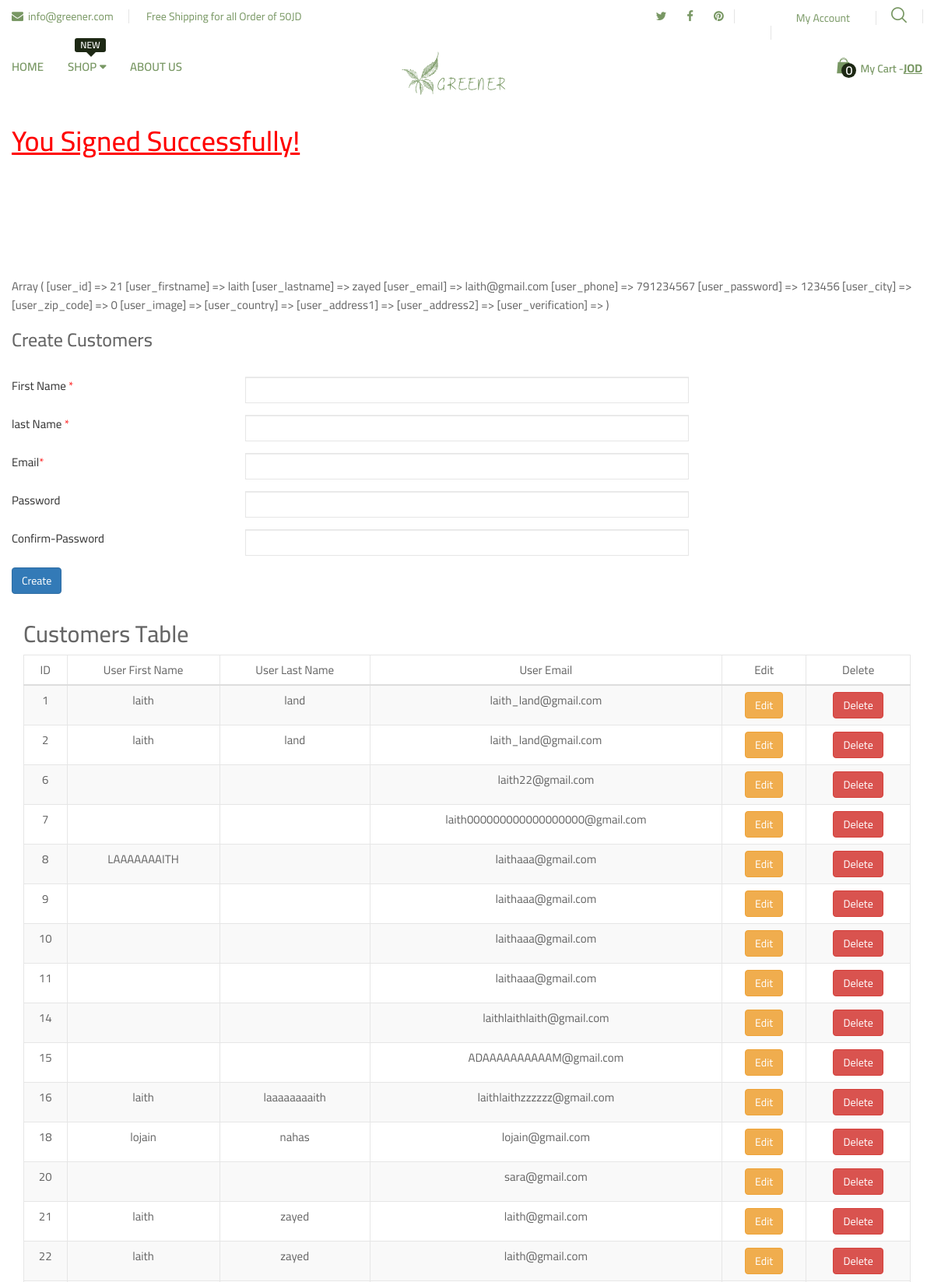
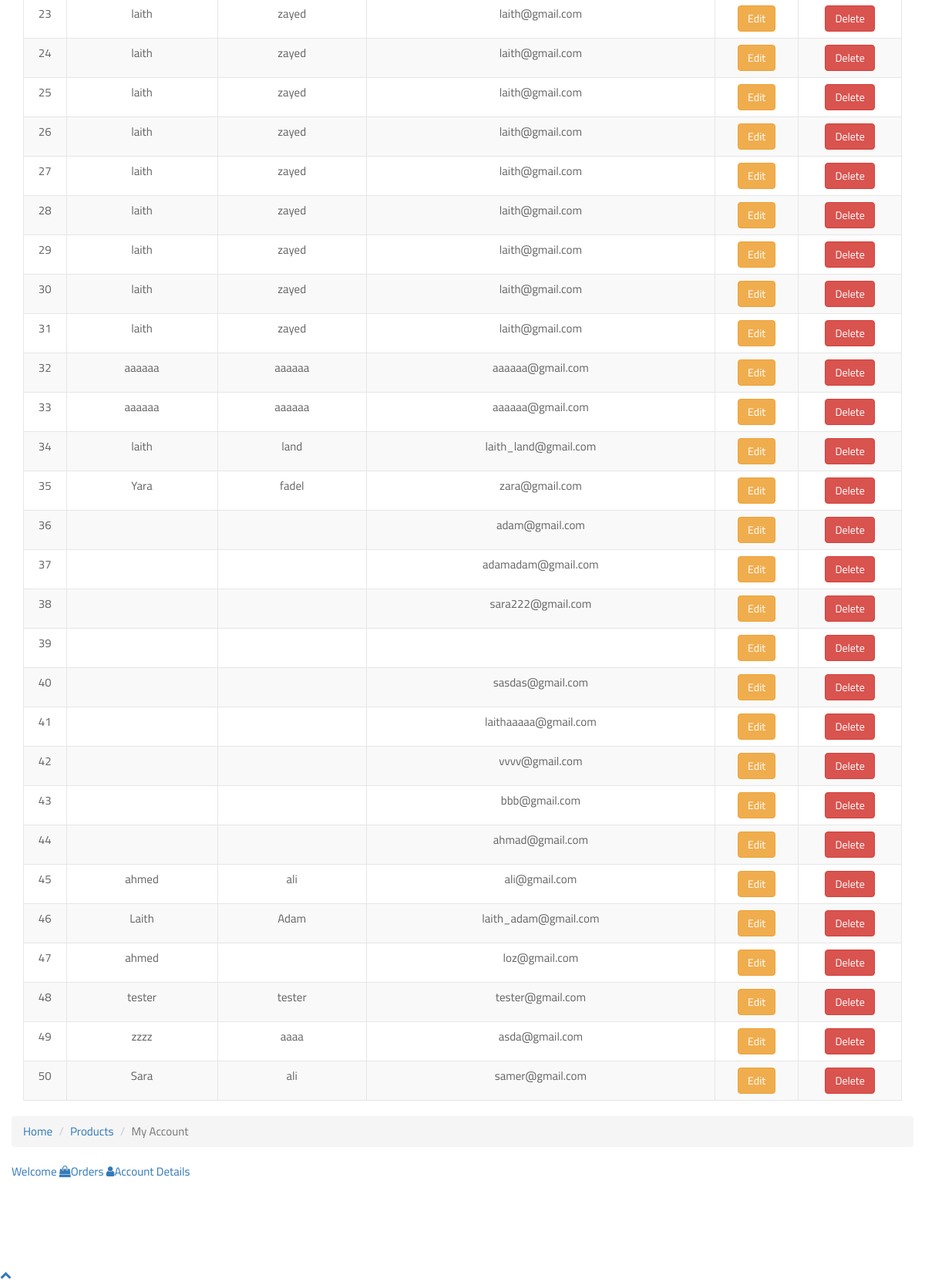
/welcome_user.php (signed in, upper part), run on the app's committed database (2 pictures, top to bottom).
### tables this page shows
CREATE TABLE `users` (
  `user_id` int(10) NOT NULL,
  `user_firstname` varchar(100) NOT NULL,
  `user_lastname` varchar(100) NOT NULL,
  `user_email` varchar(100) NOT NULL,
  `user_phone` int(100) NOT NULL,
  `user_password` varchar(100) NOT NULL,
  `user_city` varchar(100) NOT NULL,
  `user_zip_code` int(10) NOT NULL,
  `user_image` text NOT NULL,
  `user_country` varchar(100) NOT NULL,
  `user_address1` varchar(100) NOT NULL,
  `user_address2` varchar(100) NOT NULL,
  `user_verification` varchar(1000) NOT NULL
);

### welcome_user.php (the view, shortened to what this page needs)
<?php
include('includes/connection.php');?>
<?php include('includes/header.php'); ?>
<div class="main-content" style="margin-top:100px;">
    <div class="section__content section__content--p30">
        <div class="container-fluid">
    <div class="wrapper">
        <h1 style="color:red"><ins>You Signed Successfully!</ins></h1>
    </div><br><br><br><br><br><br>
<?php
$query = "SELECT * FROM users WHERE user_id = {$_SESSION['user_id']}";
$result = mysqli_query($conn, $query);
$row   = mysqli_fetch_assoc($result);
print_r($row);
?>
<div class="container" role="main">
	<div class="">
		<div class="page-title">
			<div class="title_left">
				<h3>Create Customers</h3>
			</div>
		</div>
		<div class="row">
			<div class="col-md-12 col-sm-12 ">
				<div class="x_panel">
					<div class="x_content">
						<br />
						<form id="demo-form2" data-parsley-validate class="form-horizontal form-label-left" method="post">
							<div class="item form-group">
								<label class="col-form-label col-md-3 col-sm-3 label-align" for="first-name">First Name <span class="required">*</span>
								</label>
								<div class="col-md-6 col-sm-6 ">
									<input type="text" id="first-name" required="required" class="form-control" name="user_firstname">
								</div>
                            </div>
                            <div class="item form-group">
								<label class="col-form-label col-md-3 col-sm-3 label-align" for="last-name">last Name <span class="required">*</span>
								</label>
								<div class="col-md-6 col-sm-6 ">
									<input type="text" id="first-name" required="required" class="form-control" name="user_lastname">
								</div>
							</div>
							<div class="item form-group">
								<label class="col-form-label col-md-3 col-sm-3 label-align" for="last-name">Email<span class="required">*</span>
								</label>
								<div class="col-md-6 col-sm-6 ">
									<input type="email" id="last-name" required="required" class="form-control" name="user_email">
								</div>
							</div>
							<div class="item form-group">
								<label for="middle-name" class="col-form-label col-md-3 col-sm-3 label-align">Password</label>
								<div class="col-md-6 col-sm-6 ">
									<input id="middle-name" class="form-control" required="required" type="text" name="user_password">
								</div>
							</div>
							<div class="item form-group">
								<label for="middle-name" class="col-form-label col-md-3 col-sm-3 label-align">Confirm-Password</label>
								<div class="col-md-6 col-sm-6 ">
									<input id="middle-name" class="form-control" required="required" type="text" name="user_password2">
								</div>
							</div>
							<div class="item form-group">
								<div class="col-md-6 col-sm-6 offset-md-3">
									<button class="btn btn-primary" type="submit" name="submit">Create</button>
								</div>
							</div>
						</form>
					</div>
				</div>
				<div class="col-md-12 col-sm-12  ">
					<div class="x_panel">
						<div class="x_title">
							<h2>Customers Table</h2>
						</div>
						<div class="x_content">
							<div class="table-responsive">
								<table class="table table-striped jambo_table bulk_action">
									<thead>
										<tr class="headings">
											<th class="column-title">ID </th>
											<th class="column-title">User First Name </th>
                                            <th class="column-title">User Last Name </th>
                                            <th class="column-title">User Email</th>
											<th class="column-title">Edit</th>
											<th class="column-title">Delete</th>
										    </tr>
									</thead>
									<tbody>
										<?php
                                        $query2 = "SELECT * FROM users";
                                        $result2 = mysqli_query($conn, $query2);
										while ($row =  mysqli_fetch_assoc($result2)) {
											echo "<tr>";
											echo "<td>";
											echo "{$row['user_id']}";
											echo "</td>";
											echo "<td>";
											echo "{$row['user_firstname']}";
                                            echo "</td>";
                                            echo "<td>";
											echo "{$row['user_lastname']}";
											echo "</td>";
											echo "<td>";
											echo "{$row['user_email']}";
											echo "</td>";
											echo "<td>";
											echo "<a class='btn btn-warning' href='user_account.php?id={$row['user_id']}'>Edit</a>";
											echo "</td>";
											echo "<td>";
											echo "<a class='btn btn-danger' href='delete_customer.php?id={$row['user_id']}'>Delete</a>";
											echo "</td>";
											echo "</tr>";
										}
										?>
									</tbody>
								</table>
							</div>
						</div>
					</div>
				</div>
			</div>
		</div>
	</div>
</div>
</div>
        <div class="breadcrumb-wrap">
            <div class="container-fluid">
                <ul class="breadcrumb">
                    <li class="breadcrumb-item"><a href="#">Home</a></li>
                    <li class="breadcrumb-item"><a href="#">Products</a></li>
                    <li class="breadcrumb-item active">My Account</li>
                </ul>
            </div>
        </div>
        <div class="my-account">
            <div class="container-fluid">
                <div class="row">
                    <div class="col-md-3">
                        <div class="nav flex-column nav-pills" role="tablist" aria-orientation="vertical">
                            <a class="nav-link active" id="dashboard-nav" data-toggle="pill" href="#dashboard-tab" role="tab"><i class="fa fa-tachometer-alt"></i>Welcome</a>
                            <a class="nav-link" id="orders-nav" data-toggle="pill" href="#orders-tab" role="tab"><i class="fa fa-shopping-bag"></i>Orders</a>
                            <a class="nav-link" id="account-nav" data-toggle="pill" href="#account-tab" role="tab"><i class="fa fa-user"></i>Account Details</a>
                        </div>
                    </div>
                    <div class="col-md-9">
                        <div class="tab-content">
                            </div>
                        </div>
                    </div>
                </div>
            </div>
        <a href="#" class="back-to-top"><i class="fa fa-chevron-up"></i></a>
                </div>
            </div>
<?php include('includes/footer.php'); ?>

### data on the page
users: user_id "1", user_firstname "laith", user_lastname "land", user_email "laith_land@gmail.com"
users: user_id "2", user_firstname "laith", user_lastname "land", user_email "laith_land@gmail.com"
users: user_id "6", user_email "laith22@gmail.com"
users: user_id "7", user_email "laith000000000000000000@gmail.com"
users: user_id "8", user_firstname "LAAAAAAAITH", user_email "laithaaa@gmail.com"
users: user_id "9", user_email "laithaaa@gmail.com"
users: user_id "10", user_email "laithaaa@gmail.com"
users: user_id "11", user_email "laithaaa@gmail.com"
users: user_id "14", user_email "laithlaithlaith@gmail.com"
users: user_id "15", user_email "ADAAAAAAAAAAM@gmail.com"
users: user_id "16", user_firstname "laith", user_lastname "laaaaaaaaith", user_email "laithlaithzzzzzz@gmail.com"
users: user_id "18", user_firstname "lojain", user_lastname "nahas", user_email "lojain@gmail.com"
users: user_id "20", user_email "sara@gmail.com"
users: user_id "21", user_firstname "laith", user_lastname "zayed", user_email "laith@gmail.com"
users: user_id "22", user_firstname "laith", user_lastname "zayed", user_email "laith@gmail.com"
users: user_id "23", user_firstname "laith", user_lastname "zayed", user_email "laith@gmail.com"
users: user_id "24", user_firstname "laith", user_lastname "zayed", user_email "laith@gmail.com"
users: user_id "25", user_firstname "laith", user_lastname "zayed", user_email "laith@gmail.com"
users: user_id "26", user_firstname "laith", user_lastname "zayed", user_email "laith@gmail.com"
users: user_id "27", user_firstname "laith", user_lastname "zayed", user_email "laith@gmail.com"
users: user_id "28", user_firstname "laith", user_lastname "zayed", user_email "laith@gmail.com"
users: user_id "29", user_firstname "laith", user_lastname "zayed", user_email "laith@gmail.com"
users: user_id "30", user_firstname "laith", user_lastname "zayed", user_email "laith@gmail.com"
users: user_id "31", user_firstname "laith", user_lastname "zayed", user_email "laith@gmail.com"
users: user_id "32", user_firstname "aaaaaa", user_lastname "aaaaaa", user_email "aaaaaa@gmail.com"
users: user_id "33", user_firstname "aaaaaa", user_lastname "aaaaaa", user_email "aaaaaa@gmail.com"
users: user_id "34", user_firstname "laith", user_lastname "land", user_email "laith_land@gmail.com"
users: user_id "35", user_firstname "Yara", user_lastname "fadel", user_email "zara@gmail.com"
users: user_id "36", user_email "adam@gmail.com"
users: user_id "37", user_email "adamadam@gmail.com"
users: user_id "38", user_email "sara222@gmail.com"
users: user_id "39"
users: user_id "40", user_email "sasdas@gmail.com"
users: user_id "41", user_email "laithaaaaa@gmail.com"
users: user_id "42", user_email "vvvv@gmail.com"
users: user_id "43", user_email "bbb@gmail.com"
users: user_id "44", user_email "ahmad@gmail.com"
users: user_id "45", user_firstname "ahmed", user_lastname "ali", user_email "ali@gmail.com"
users: user_id "46", user_firstname "Laith", user_lastname "Adam", user_email "laith_adam@gmail.com"
users: user_id "47", user_firstname "ahmed", user_email "loz@gmail.com"
users: user_id "48", user_firstname "tester", user_lastname "tester", user_email "tester@gmail.com"
users: user_id "49", user_firstname "zzzz", user_lastname "aaaa", user_email "asda@gmail.com"
users: user_id "50", user_firstname "Sara", user_lastname "ali", user_email "samer@gmail.com"

### other printed values
$full_cart "0"
